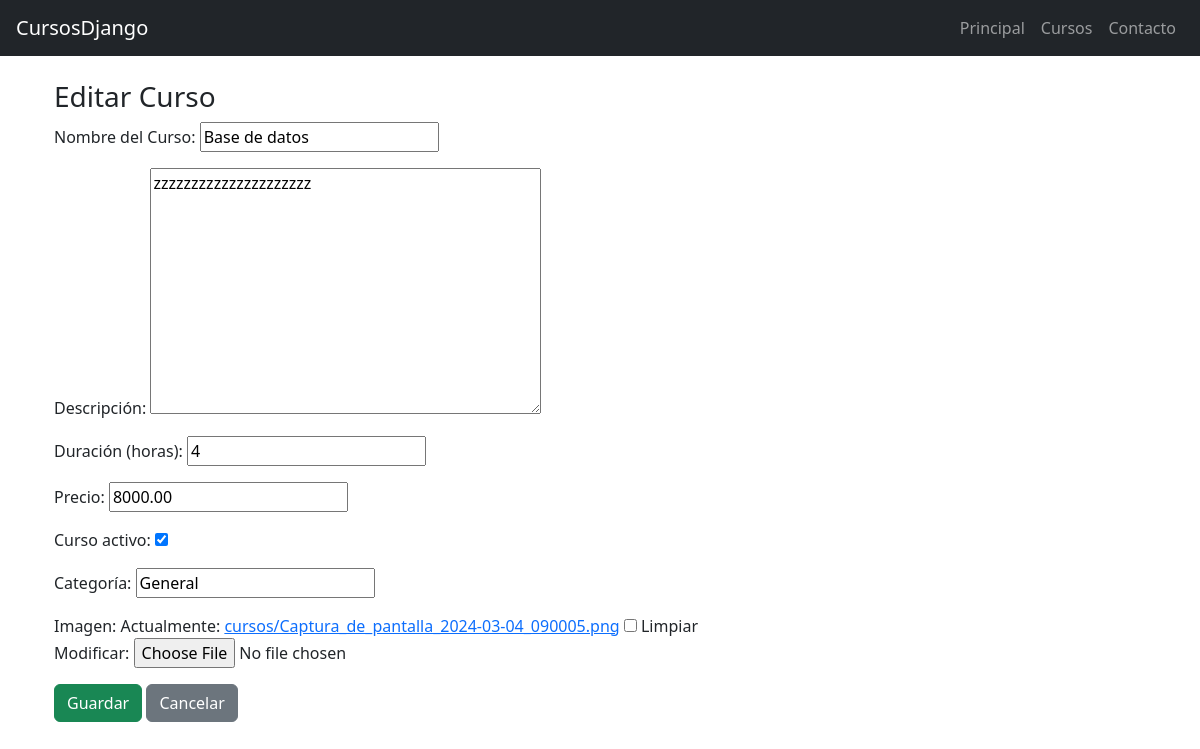
Screenshot of /cursos/editar/1/ with the database file from the repository.
### cursos/models.py (models this page shows, shortened)
class Curso(models.Model):
    nombre = models.CharField("Nombre del Curso", max_length=100)
    descripcion = models.TextField("Descripción", blank=True, null=True)
    duracion_horas = models.PositiveIntegerField("Duración (horas)")
    precio = models.DecimalField("Precio", max_digits=8, decimal_places=2)
    activo = models.BooleanField("Curso activo", default=True)
    categoria = models.CharField("Categoría", max_length=50, default="General")
    imagen = models.ImageField("Imagen", upload_to="cursos/", blank=True, null=True)
    fecha_creacion = models.DateTimeField("Fecha de creación", auto_now_add=True)

### cursos/views.py (the view)
# urls.py: path('editar/<int:pk>/', views.editar_curso, name='editar_curso'),
def editar_curso(request, pk):
    curso = get_object_or_404(Curso, pk=pk)
    form = CursoForm(request.POST or None, request.FILES or None, instance=curso)
    if form.is_valid():
        form.save()
        return redirect('lista_cursos')
    return render(request, 'cursos/form_curso.html', {'form': form, 'titulo': 'Editar Curso'})

### cursos/forms.py
class CursoForm(forms.ModelForm):
    class Meta:
        model = Curso
        fields = '__all__'

### cursos/templates/cursos/form_curso.html (shortened to what this page needs)
{% extends "inicio/encabezado.html" %}
{% block contenido %}
<div class="container">
    <h3>{{ titulo }}</h3>
    <form method="post" enctype="multipart/form-data">
        {{ form.as_p }}
        <button type="submit" class="btn btn-success">Guardar</button>
        <a href="{% url 'lista_cursos' %}" class="btn btn-secondary">Cancelar</a>
    </form>
</div>
{% endblock %}

### rows the page displays
Curso: nombre "Base de datos", descripcion "zzzzzzzzzzzzzzzzzzzzz", duracion_horas "4", precio "8000.00", activo "☑", categoria "General"

### other values shown
{{ titulo }} "Editar Curso"
